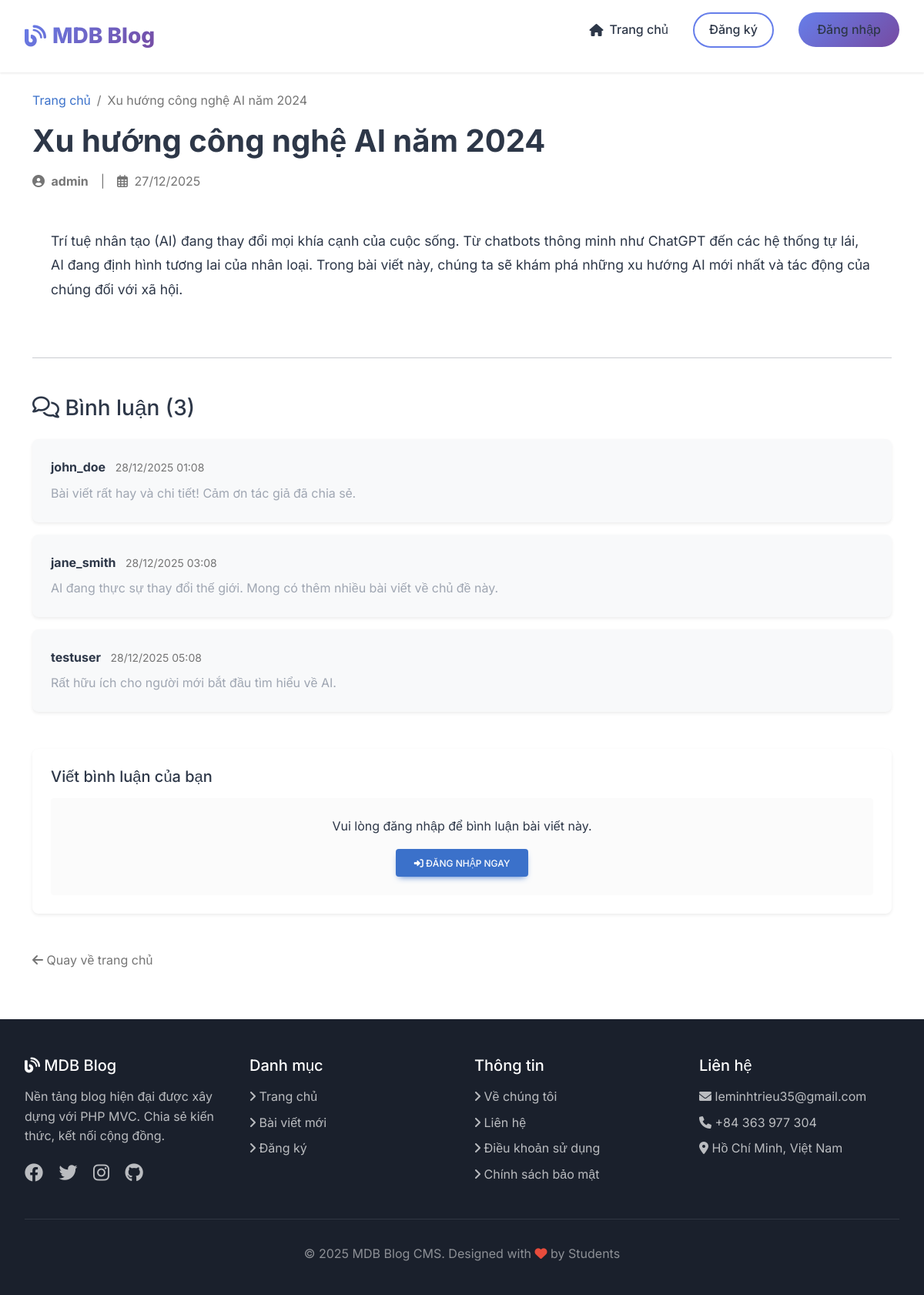
Screenshot of /post_comments.php?id=1 with the database file from the repository.
### tables this page shows
CREATE TABLE posts (
  id INT AUTO_INCREMENT PRIMARY KEY,
  category_id INT DEFAULT NULL,
  title VARCHAR(255) NOT NULL,
  slug VARCHAR(255) NOT NULL,
  image VARCHAR(255) DEFAULT NULL,
  content TEXT NOT NULL,
  excerpt VARCHAR(500) DEFAULT NULL,
  author INT NOT NULL,
  date DATETIME DEFAULT CURRENT_TIMESTAMP,
  views INT DEFAULT 0,
  status VARCHAR(20) NOT NULL DEFAULT 'publish',
  created_at DATETIME DEFAULT CURRENT_TIMESTAMP,
  updated_at DATETIME DEFAULT CURRENT_TIMESTAMP ON UPDATE CURRENT_TIMESTAMP,
  
  FOREIGN KEY (author) REFERENCES users(id) ON DELETE CASCADE,
  FOREIGN KEY (category_id) REFERENCES categories(id) ON DELETE SET NULL,
  
  INDEX idx_author (author),
  INDEX idx_category (category_id),
  INDEX idx_date (date),
  INDEX idx_status (status),
  INDEX idx_slug (slug),
  FULLTEXT INDEX idx_search (title, content)
);

CREATE TABLE users (
  id INT AUTO_INCREMENT PRIMARY KEY,
  username VARCHAR(50) NOT NULL UNIQUE,
  email VARCHAR(100) NOT NULL UNIQUE,
  password VARCHAR(100) NOT NULL,
  role VARCHAR(20) NOT NULL DEFAULT 'user',
  active TINYINT(1) NOT NULL DEFAULT 1,
  created_at DATETIME DEFAULT CURRENT_TIMESTAMP,
  updated_at DATETIME DEFAULT CURRENT_TIMESTAMP ON UPDATE CURRENT_TIMESTAMP,
  
  INDEX idx_email (email),
  INDEX idx_role (role),
  INDEX idx_active (active)
);

CREATE TABLE comments (
  id INT AUTO_INCREMENT PRIMARY KEY,
  post_id INT NOT NULL,
  user_id INT NOT NULL,
  content TEXT NOT NULL,
  status VARCHAR(20) NOT NULL DEFAULT 'approved',
  created_at DATETIME DEFAULT CURRENT_TIMESTAMP,
  updated_at DATETIME DEFAULT CURRENT_TIMESTAMP ON UPDATE CURRENT_TIMESTAMP,
  
  FOREIGN KEY (post_id) REFERENCES posts(id) ON DELETE CASCADE,
  FOREIGN KEY (user_id) REFERENCES users(id) ON DELETE CASCADE,
  
  INDEX idx_post (post_id),
  INDEX idx_user (user_id),
  INDEX idx_status (status),
  INDEX idx_created (created_at)
);

### support/View.php (called while the page is built, shortened)
<?php
class View
{
    public static function render($template, $data = [])
    {
        $viewPath = __DIR__ . '/../views/' . $template . '.php';
        extract($data);
        require __DIR__ . '/../views/layout/header.php';
        require $viewPath;
        require __DIR__ . '/../views/layout/footer.php';
    }
}

### controllers/BaseController.php (called while the page is built, shortened)
<?php
abstract class BaseController
{
    protected function render($template, $data = [])
    {
        View::render($template, $data);
    }
}

### controllers/PostController.php (called while the page is built, shortened)
<?php
class PostController extends BaseController
{
    private $posts;
    public function __construct($pdo)
    {
        $this->posts = new Post($pdo);
    }
    public function comments($id, $input = [])
    {
        $post = $this->posts->find($id);
        $comments = $this->posts->comments($id);
        $this->render('posts/detail', [
            'pageTitle' => $post['title'],
            'post' => $post,
            'comments' => $comments,
        ]);
    }
}

### public/post_comments.php (called while the page is built, shortened)
<?php
require __DIR__ . '/../config/app.php';
$controller = new PostController($pdo);
$controller->comments((int) $_GET['id'], $_POST);

### support/Auth.php (called while the page is built, shortened)
<?php
class Auth
{
    public static function check()
    {
        return !empty($_SESSION['user']);
    }
}

### config/app.php (called while the page is built, shortened)
<?php
spl_autoload_register(function ($class) {
    $prefix = 'App\\';
    $baseDir = __DIR__ . '/../';
    $len = strlen($prefix);
    $relativeClass = substr($class, $len);
    $file = $baseDir . str_replace('\\', '/', $relativeClass) . '.php';
});

### models/Post.php (called while the page is built, shortened)
<?php
class Post
{
    private $pdo;
    public function __construct($pdo)
    {
        $this->pdo = $pdo;
    }
    public function find($id)
    {
        $stmt = $this->pdo->prepare(
            'SELECT posts.*, users.username, categories.title as category_name, categories.id as category_id
             FROM posts
             LEFT JOIN users ON users.id = posts.author
             LEFT JOIN categories ON categories.id = posts.category_id
             WHERE posts.id = :id LIMIT 1'
        );
        $stmt->execute([':id' => $id]);
        $post = $stmt->fetch();
        return $post ?: null;
    }
    public function comments($postId)
    {
        $stmt = $this->pdo->prepare(
            'SELECT comments.*, users.username
             FROM comments
             JOIN users ON users.id = comments.user_id
             WHERE comments.post_id = :post_id
             ORDER BY comments.created_at ASC'
        );
        $stmt->execute([':post_id' => $postId]);
        return $stmt->fetchAll() ?: [];
    }
}

### views/posts/detail.php (the view, shortened to what this page needs)
<div class="container mt-4">
    <nav aria-label="breadcrumb">
        <ol class="breadcrumb">
            <?php if (Auth::check()): ?>
                <li class="breadcrumb-item"><a href="author.php?id=<?php echo Auth::user()['id']; ?>">Trang cá nhân</a></li>
            <?php else: ?>
                <li class="breadcrumb-item"><a href="index.php">Trang chủ</a></li>
            <?php endif; ?>
            <li class="breadcrumb-item active" aria-current="page"><?php echo htmlspecialchars($post['title']); ?></li>
        </ol>
    </nav>
</div>
<div class="container mb-5">
    <div class="row">
        <div class="col-12">
            <article class="blog-post">
                <h1 class="mb-3 fw-bold"><?php echo htmlspecialchars($post['title']); ?></h1>
                <div class="mb-4 text-muted d-flex align-items-center">
                    <span>
                        <i class="fas fa-user-circle me-1"></i>
                        <strong><?php echo htmlspecialchars($post['username'] ?? 'Unknown'); ?></strong>
                    </span>
                    <span class="mx-3">|</span>
                    <span>
                        <i class="far fa-calendar-alt me-1"></i> <?php echo date('d/m/Y', strtotime($post['date'])); ?>
                    </span>
                </div>
                <div class="post-content" style="font-size: 1.1rem; line-height: 1.8; color: #2d3748;">
                    <?php echo $post['content']; ?>
                </div>
            </article>
            <hr class="my-5">
            <div class="comments-section" id="comments">
                <h3 class="mb-4"><i class="far fa-comments"></i> Bình luận (<?php echo count($comments ?? []); ?>)</h3>
                <?php if (!empty($comments)): ?>
                    <div class="comment-list mb-5">
                        <?php foreach ($comments as $comment): ?>
                            <div class="card mb-3 border-0 shadow-sm" style="background: #f8f9fa;">
                                <div class="card-body">
                                    <div class="d-flex justify-content-between mb-2">
                                        <div>
                                            <strong><?php echo htmlspecialchars($comment['username']); ?></strong>
                                            <span class="text-muted small ms-2">
                                                <?php echo date('d/m/Y H:i', strtotime($comment['created_at'])); ?>
                                            </span>
                                        </div>
                                    </div>
                                    <p class="mb-0 text-secondary">
                                        <?php echo nl2br(htmlspecialchars($comment['content'])); ?>
                                    </p>
                                </div>
                            </div>
                        <?php endforeach; ?>
                    </div>
                <?php else: ?>
                    <div class="alert alert-light text-center mb-5">
                        Chưa có bình luận nào. Hãy là người đầu tiên bình luận!
                    </div>
                <?php endif; ?>
                <div class="comment-form-card card shadow-sm">
                    <div class="card-body p-4">
                        <h5 class="card-title mb-3">Viết bình luận của bạn</h5>
                        <?php if (Auth::check()): ?>
                            <form action="post_comments.php?id=<?php echo $post['id']; ?>" method="POST">
                                <div class="mb-3">
                                    <textarea name="comment" class="form-control" rows="3"
                                        placeholder="Chia sẻ suy nghĩ của bạn..." required></textarea>
                                </div>
                                <button type="submit" class="btn btn-primary px-4">
                                    <i class="fas fa-paper-plane"></i> Gửi bình luận
                                </button>
                            </form>
                        <?php else: ?>
                            <div class="text-center py-4 bg-light rounded">
                                <p class="mb-3">Vui lòng đăng nhập để bình luận bài viết này.</p>
                                <a href="#" onclick="openLoginModal(); return false;" class="btn btn-primary">
                                    <i class="fas fa-sign-in-alt"></i> Đăng nhập ngay
                                </a>
                            </div>
                        <?php endif; ?>
                    </div>
                </div>
            </div>
            <div class="mt-5">
                <?php if (Auth::check()): ?>
                    <a href="author.php?id=<?php echo Auth::user()['id']; ?>" class="text-decoration-none text-muted">
                        <i class="fas fa-arrow-left"></i> Quay về trang cá nhân
                    </a>
                <?php else: ?>
                    <a href="index.php" class="text-decoration-none text-muted">
                        <i class="fas fa-arrow-left"></i> Quay về trang chủ
                    </a>
                <?php endif; ?>
            </div>
        </div>
    </div>
</div>

### views/layout/header.php (style rules this page uses)
:root { --primary-color: #667eea; --secondary-color: #764ba2; --text-dark: #2d3748; --text-light: #718096; --bg-light: #f7fafc; --border-color: #e2e8f0; }
* { margin: 0; padding: 0; box-sizing: border-box; }
body { font-family: 'Inter', sans-serif; color: var(--text-dark); line-height: 1.6; }
.post-content { padding: 1.5rem; flex: 1; display: flex; flex-direction: column; }

### rows the page displays
posts: title "Xu hướng công nghệ AI năm 2024", author.username "admin", date "27/12/2025", content "Trí tuệ nhân tạo (AI) đang thay đổi mọi khía cạnh của cuộc sống. Từ chatbots thông minh như ChatGPT đến các hệ thống tự lái, AI đang định hình tương lai của nhân loại. Trong bài viết này, chúng ta sẽ khám phá những xu hướng AI mới nhất và tác động của chúng đối với xã hội."
comments: user.username "john_doe", created_at "28/12/2025 01:08", content "Bài viết rất hay và chi tiết! Cảm ơn tác giả đã chia sẻ."
comments: user.username "jane_smith", created_at "28/12/2025 03:08", content "AI đang thực sự thay đổi thế giới. Mong có thêm nhiều bài viết về chủ đề này."
comments: user.username "testuser", created_at "28/12/2025 05:08", content "Rất hữu ích cho người mới bắt đầu tìm hiểu về AI."

### other values shown
count($comments ?? []) "3"
